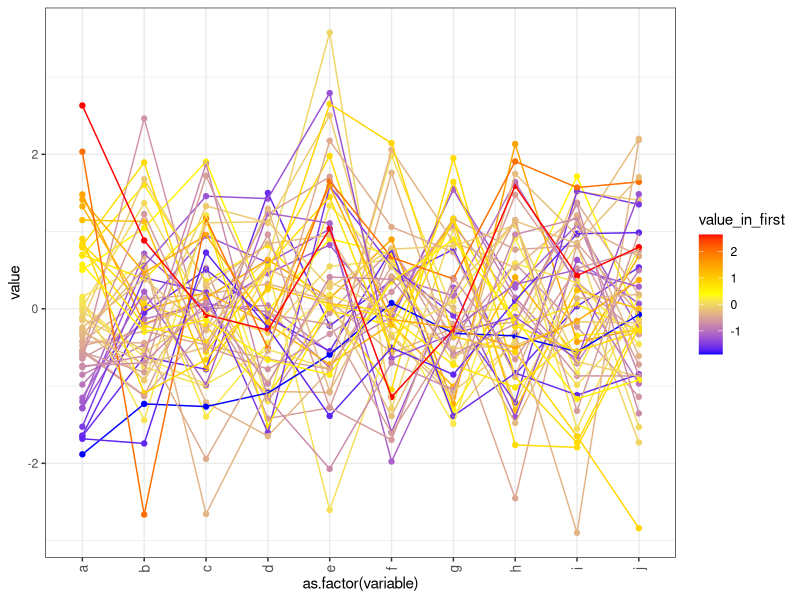

Write the R code that produced this figure.
##'----------------------------------------------------------------------------------------------------#
##'  Author      : BSU - Dr. Simon Cockell                                                             |
##'  Version     : 1.3                                                                                 |
##'  Language    : R Statistical Programming Language                                                  |
##'  Developers  : Dr. Simon Cockell                                                                   |
##'                Andrew Skelton                                                                      |
##'  Description : An R function that takes an expression set and optionally a character               |
##'                vector for custom x-axis labels. Produces a "GeneSpring" style profile plot from    |
##'                microarray data.                                                                    |
##'  Parameters  : expression_matrix | type: expressionset | Required | Def: NA                        |
##'                treatments        | type: chr vector    | Optional | Def: colnames of expressionset |
##'                sep               | type: logical       | Optional | Def: FALSE                     |
##'                ret_obj           | type: logical       | Optional | Def: FALSE                     |
##'----------------------------------------------------------------------------------------------------#

##'Test Inputs
# expression_matrix <- exprs(eset.spike[,1:36])
# treatments <- treatment

require(ggplot2)
require(reshape2)

##' This function plots a "GeneSpring" style profile plot from microarray data
plot_profile <- function(expression_matrix, treatments=colnames(expression_matrix), sep=FALSE, ret_obj=FALSE) {

    ##' Rearrange the data matrix as a data frame, and add a column for grouping
    for_profile <- as.data.frame(expression_matrix)
    for_profile$probe <- row.names(for_profile)
    ##' melt the data into the long form (1 row per observation)
    melted <- melt(for_profile, id='probe')
    ##'This provides the slot for 'melted' to determine how to split the facets
    melted$facet_split = rep(treatments, each=nrow(for_profile))
    ##' order by the grouping factor (probe name)
    melted <- melted[with(melted, order(probe)), ]
    ##' Add an observation to colour by (as with GeneSpring plots, this is expression
    ##' in the left-most array)
    melted$value_in_first = rep(melted[melted$probe==melted$probe & melted$variable==colnames(expression_matrix)[1],]$value,
                                each=ncol(expression_matrix))
    ##' construct the plot in ggplot2, grouping by probe, and colouring by expression
    ##' in the first sample
    g <- ggplot(data=melted, aes(x=as.factor(variable), y=value)) +
                      #theme(axis.text.x = element_blank()) +
                      theme_bw() +
                      theme(axis.text.x  = element_text(angle=90, vjust=0.5, size=10)) +
                      geom_point(aes(group=probe, colour=value_in_first)) +
                      geom_line(aes(group=probe, colour=value_in_first)) +
                      scale_x_discrete(breaks=levels(factor(melted$variable))) +
                      #scale_x_discrete(breaks=levels(factor(melted$variable)) , labels=treatment) +
                      scale_colour_gradient2(low='blue', high='red', mid='yellow',
                                             midpoint=(max(melted$value_in_first) + min(melted$value_in_first))/2)

    if(sep == TRUE){
      g <- g + facet_grid(. ~ facet_split, space="free", scales="free_x")
    }

    if(ret_obj == TRUE) {
      return(g)
    } else {
      print(g)
    }

}

##' generate some random, not microarray like data for example
em <- matrix(rnorm(50*10), ncol=10)
colnames(em) <- letters[1:10]
plot_profile(em)
